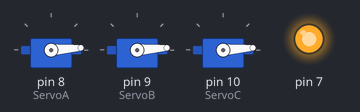
Recording of a sketch running on a simulated Arduino Uno, built with avr-gcc and run on an emulated ATmega328P. On the bench: 3 × servo, output pins drawn as LEDs (lit = HIGH).

Above: at 0.15 s.
At 2.26 s:
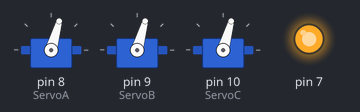
At 6.7 s:
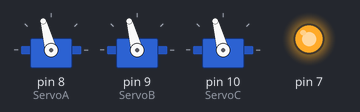
At 11.74 s:
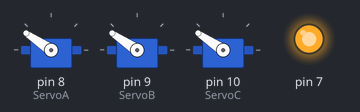
At 23.3 s:
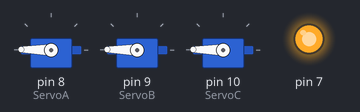
At 37.6 s:
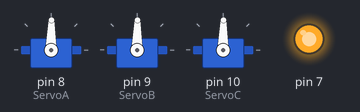
Timing chart, 0 to 40.0 s (numbered marks = the images above):
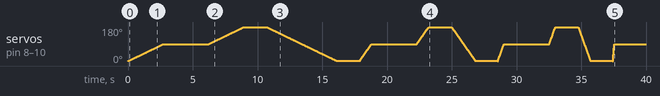

The sketch:

Garra.ino
```cpp
#include <Servo.h>


#define ServoA 8
#define ServoB 9
#define ServoC 10


Servo ServA;
Servo ServB;
Servo ServC;
void setup() {
    ServA.attach(ServoA);
    ServA.write(90);
    ServB.attach(ServoB);
    ServB.write(90);
    ServC.attach(ServoC);
    ServC.write(90);
    Serial.begin(9600);
    pinMode(7, OUTPUT);
    digitalWrite(7, HIGH);
}

void loop() {
  apresentacao();
  BluetooControl();
  }


void Motores(int A, int B, int C){
  ServA.write(A);
  ServB.write(B);
  ServC.write(C);

}


#define delaymudar 1750
void apresentacao(){
  for(int i=0;i<90;i++){
    Motores(i,i,i);
    delay(30);
  }
  delay(delaymudar);
  Motores(90,90,90);
  delay(delaymudar);
  for(int i=90;i<180;i++){
    Motores(i,i,i);
    delay(30);
  }
  delay(delaymudar);
  for(int i=180;i>0;i--){
    Motores(i,i,i);
    delay(30);
  }
  delay(delaymudar);
//---------------------------
  for(int i=0;i<90;i++){
    Motores(i,i,i);
    delay(10);
  }
  delay(delaymudar);
  Motores(90,90,90);
  delay(delaymudar);
  for(int i=90;i<180;i++){
    Motores(i,i,i);
    delay(10);
  }
  delay(delaymudar);
  for(int i=180;i>0;i--){
    Motores(i,i,i);
    delay(10);
  }
  delay(delaymudar);
//--------------------------
  for(int i=0;i<90;i++){
    Motores(i,i,i);
    delay(5);
  }
  delay(delaymudar);
  Motores(90,90,90);
  delay(delaymudar);
  for(int i=90;i<180;i++){
    Motores(i,i,i);
    delay(5);
  }
  delay(delaymudar);
  for(int i=180;i>0;i--){
    Motores(i,i,i);
    delay(5);
  }
  delay(delaymudar);
//--------------------------
  for(int i=0;i<90;i++){
    Motores(i,i,i);
    delay(1);
  }
  delay(delaymudar);
  Motores(90,90,90);
  delay(delaymudar);
  for(int i=90;i<180;i++){
    Motores(i,i,i);
    delay(1);
  }
  delay(delaymudar);
  for(int i=180;i>0;i--){
    Motores(i,i,i);
    delay(1);
  }
  delay(delaymudar);
//--------------------------
  Motores(0,0,180);
  delay(300);
  Motores(0,0,0);
  delay(300);
  Motores(0,0,180);
  delay(300);
  Motores(0,0,0);
  delay(1450);
//--------------------------
  Motores(90,0,90);
  delay(400);
  Motores(90,180,90);
  delay(400);
  Motores(90,0,90);
  delay(400);
  Motores(90,180,90);
  delay(400);
  Motores(90,0,90);
  delay(400);
  Motores(90,180,90);
  delay(1450);
//--------------------------

  }
```

Bluetooth.ino
```cpp
void BluetooControl(){
    Serial.println("Olá");


}
```
